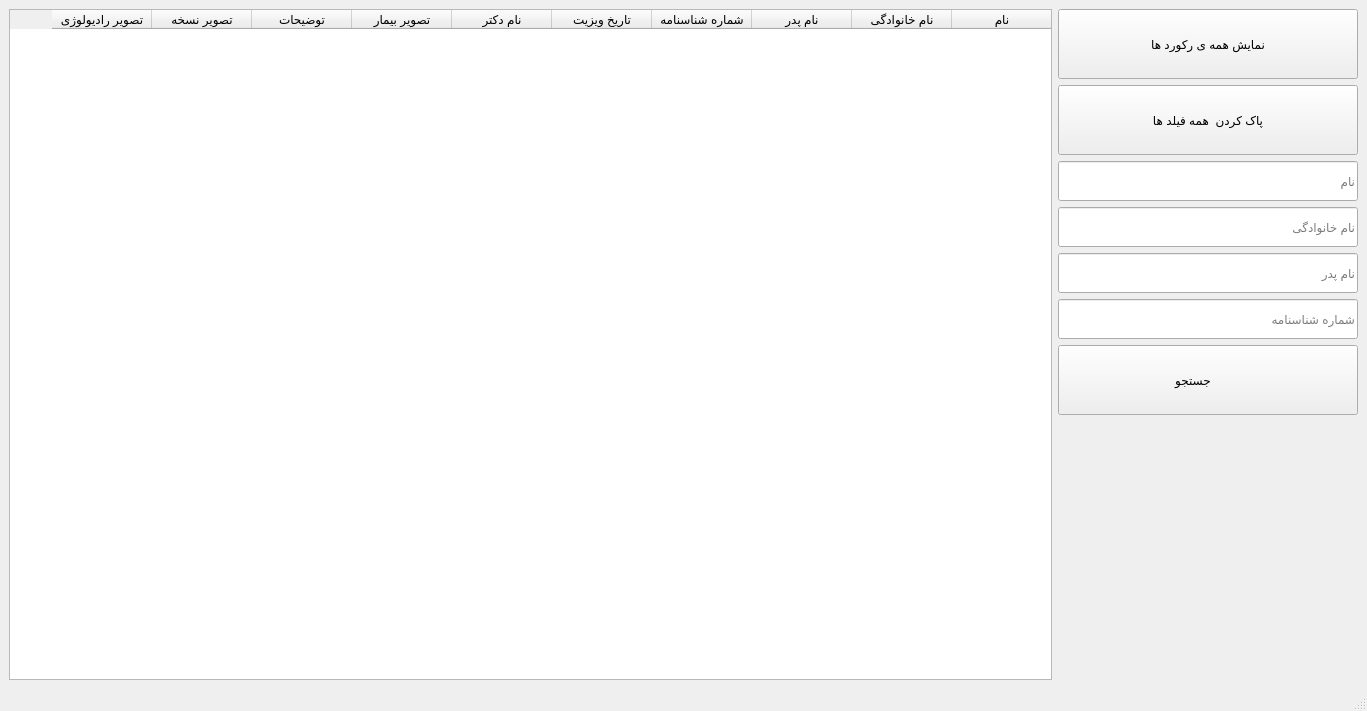
<?xml version="1.0" encoding="UTF-8"?>
<ui version="4.0">
 <class>MainWindow</class>
 <widget class="QMainWindow" name="MainWindow">
  <property name="geometry">
   <rect>
    <x>0</x>
    <y>0</y>
    <width>1367</width>
    <height>711</height>
   </rect>
  </property>
  <property name="windowTitle">
   <string>MainWindow</string>
  </property>
  <widget class="QWidget" name="centralwidget">
   <layout class="QHBoxLayout" name="horizontalLayout">
    <item>
     <widget class="QTableWidget" name="tableWidget">
      <property name="layoutDirection">
       <enum>Qt::RightToLeft</enum>
      </property>
      <property name="autoFillBackground">
       <bool>false</bool>
      </property>
      <property name="frameShadow">
       <enum>QFrame::Plain</enum>
      </property>
      <property name="lineWidth">
       <number>8</number>
      </property>
      <property name="editTriggers">
       <set>QAbstractItemView::DoubleClicked</set>
      </property>
      <property name="textElideMode">
       <enum>Qt::ElideRight</enum>
      </property>
      <column>
       <property name="text">
        <string>نام</string>
       </property>
      </column>
      <column>
       <property name="text">
        <string>نام خانوادگی</string>
       </property>
      </column>
      <column>
       <property name="text">
        <string>نام پدر</string>
       </property>
      </column>
      <column>
       <property name="text">
        <string>شماره شناسنامه</string>
       </property>
      </column>
      <column>
       <property name="text">
        <string>تاریخ ویزیت</string>
       </property>
      </column>
      <column>
       <property name="text">
        <string>نام دکتر</string>
       </property>
      </column>
      <column>
       <property name="text">
        <string>تصویر بیمار</string>
       </property>
      </column>
      <column>
       <property name="text">
        <string>توضیحات</string>
       </property>
      </column>
      <column>
       <property name="text">
        <string>تصویر نسخه</string>
       </property>
      </column>
      <column>
       <property name="text">
        <string>تصویر رادیولوژی</string>
       </property>
      </column>
     </widget>
    </item>
    <item>
     <layout class="QVBoxLayout" name="verticalLayout_3">
      <item>
       <widget class="QPushButton" name="show_all">
        <property name="sizePolicy">
         <sizepolicy hsizetype="Fixed" vsizetype="Fixed">
          <horstretch>0</horstretch>
          <verstretch>0</verstretch>
         </sizepolicy>
        </property>
        <property name="minimumSize">
         <size>
          <width>300</width>
          <height>70</height>
         </size>
        </property>
        <property name="maximumSize">
         <size>
          <width>16777215</width>
          <height>70</height>
         </size>
        </property>
        <property name="text">
         <string>نمایش همه ی رکورد ها</string>
        </property>
        <property name="icon">
         <iconset resource="search_patient.qrc">
          <normaloff>:/icon/show_all.png</normaloff>:/icon/show_all.png</iconset>
        </property>
        <property name="iconSize">
         <size>
          <width>70</width>
          <height>70</height>
         </size>
        </property>
       </widget>
      </item>
      <item>
       <widget class="QPushButton" name="clearField">
        <property name="minimumSize">
         <size>
          <width>0</width>
          <height>70</height>
         </size>
        </property>
        <property name="maximumSize">
         <size>
          <width>16777215</width>
          <height>70</height>
         </size>
        </property>
        <property name="text">
         <string>پاک کردن  همه فیلد ها</string>
        </property>
        <property name="icon">
         <iconset resource="search_patient.qrc">
          <normaloff>:/icon/clear_fields.png</normaloff>:/icon/clear_fields.png</iconset>
        </property>
        <property name="iconSize">
         <size>
          <width>45</width>
          <height>45</height>
         </size>
        </property>
       </widget>
      </item>
      <item>
       <widget class="QLineEdit" name="first_name">
        <property name="sizePolicy">
         <sizepolicy hsizetype="Fixed" vsizetype="Fixed">
          <horstretch>0</horstretch>
          <verstretch>0</verstretch>
         </sizepolicy>
        </property>
        <property name="minimumSize">
         <size>
          <width>300</width>
          <height>40</height>
         </size>
        </property>
        <property name="placeholderText">
         <string>نام</string>
        </property>
       </widget>
      </item>
      <item>
       <widget class="QLineEdit" name="last_name">
        <property name="sizePolicy">
         <sizepolicy hsizetype="Fixed" vsizetype="Fixed">
          <horstretch>0</horstretch>
          <verstretch>0</verstretch>
         </sizepolicy>
        </property>
        <property name="minimumSize">
         <size>
          <width>300</width>
          <height>40</height>
         </size>
        </property>
        <property name="placeholderText">
         <string>نام خانوادگی</string>
        </property>
       </widget>
      </item>
      <item>
       <widget class="QLineEdit" name="father_name">
        <property name="sizePolicy">
         <sizepolicy hsizetype="Fixed" vsizetype="Fixed">
          <horstretch>0</horstretch>
          <verstretch>0</verstretch>
         </sizepolicy>
        </property>
        <property name="minimumSize">
         <size>
          <width>300</width>
          <height>40</height>
         </size>
        </property>
        <property name="placeholderText">
         <string>نام پدر</string>
        </property>
       </widget>
      </item>
      <item>
       <widget class="QLineEdit" name="pass_id">
        <property name="sizePolicy">
         <sizepolicy hsizetype="Fixed" vsizetype="Fixed">
          <horstretch>0</horstretch>
          <verstretch>0</verstretch>
         </sizepolicy>
        </property>
        <property name="minimumSize">
         <size>
          <width>300</width>
          <height>40</height>
         </size>
        </property>
        <property name="placeholderText">
         <string>شماره شناسنامه</string>
        </property>
       </widget>
      </item>
      <item>
       <widget class="QPushButton" name="search">
        <property name="sizePolicy">
         <sizepolicy hsizetype="Fixed" vsizetype="Fixed">
          <horstretch>0</horstretch>
          <verstretch>0</verstretch>
         </sizepolicy>
        </property>
        <property name="minimumSize">
         <size>
          <width>300</width>
          <height>70</height>
         </size>
        </property>
        <property name="maximumSize">
         <size>
          <width>16777215</width>
          <height>70</height>
         </size>
        </property>
        <property name="text">
         <string>جستجو         </string>
        </property>
        <property name="icon">
         <iconset resource="search_patient.qrc">
          <normaloff>:/icon/search.png</normaloff>:/icon/search.png</iconset>
        </property>
        <property name="iconSize">
         <size>
          <width>50</width>
          <height>50</height>
         </size>
        </property>
       </widget>
      </item>
      <item>
       <widget class="QLabel" name="label_4">
        <property name="text">
         <string/>
        </property>
       </widget>
      </item>
     </layout>
    </item>
   </layout>
  </widget>
  <widget class="QMenuBar" name="menubar">
   <property name="geometry">
    <rect>
     <x>0</x>
     <y>0</y>
     <width>1367</width>
     <height>26</height>
    </rect>
   </property>
  </widget>
  <widget class="QStatusBar" name="statusbar"/>
 </widget>
 <resources>
  <include location="search_patient.qrc"/>
 </resources>
 <connections/>
</ui>
